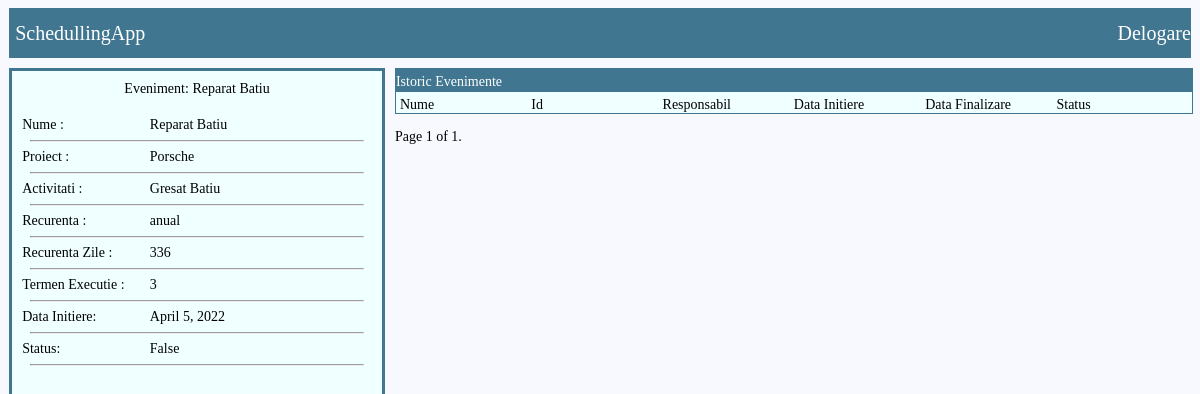
The page /events/eveniment_template/7/ (signed in) on the database as committed earlier.
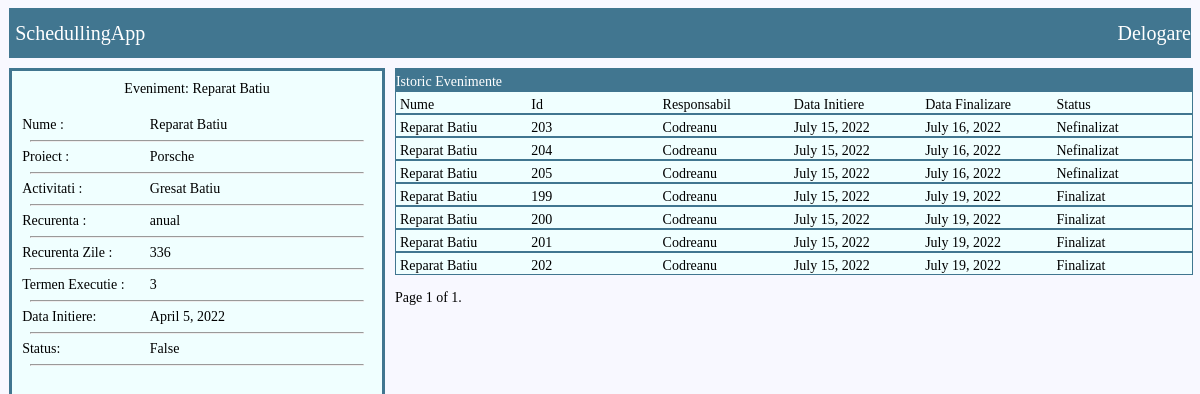
The same page on the database as committed later.
### EVENTS/models.py (models this page shows, shortened)
class Eveniment_Template(models.Model):
	nume = models.CharField(max_length=100)
	proiect=models.ForeignKey(Proiect,related_name='evenimente',on_delete=models.CASCADE,null=True, blank=True)
	responsabil=models.ForeignKey(User,related_name='eveniment_temp',on_delete=models.CASCADE)
	activitati_necesare=models.TextField(max_length=300)
	CHOICES=[('saptamanal', 'saptamanal') , ('lunar','lunar') , ('anual','anual') , ('2ani','2ani') ]
	recurenenta=models.CharField(choices=CHOICES,max_length=100)
	recurenenta_zile=models.IntegerField()
	zile_executie=models.IntegerField()
	an_choice=[(2022,2022),(2023,2023),(2024,2024),(2025,2025),(2026,2026),]
	luna_choice=[(1,1),(2,2),(3,3),(4,4),(5,5),(6,6),(7,7),(8,8),(9,9),(10,10),(11,11),(12,12)]
	zi_choice=[(1,1),(2,2),(3,3),(4,4),(5,5),(6,6),(7,7),(8,8),(9,9),(10,10),(11,11),(12,12),(13,13),(14,14),(15,15),(16,16),(17,17),(18,18),(19,19),(20,20),(21,21),(22,22),(23,23),(24,24),(25,25),(26,26),(27,27),(28,28)]
	an_incepere=models.IntegerField(choices=an_choice)
	luna_incepere=models.IntegerField(choices=luna_choice)
	zi_incepere=models.IntegerField(choices=zi_choice)
	data_initiere=models.DateField(null=True)
	status=models.BooleanField()
	def __str__(self):
		return self.nume

class Eveniment(models.Model):
	responsabil=models.ForeignKey(User,related_name='eveniment_inst',on_delete=models.CASCADE)
	eveniment_template=models.ForeignKey(Eveniment_Template,related_name='eveniment_obj',on_delete=models.CASCADE)
	data_initiere=models.DateField()
	data_finalizare=models.DateField(blank=True)
	status=models.BooleanField() # 1 deschis si nefinalizat 2 deschis si finalizat
	class Meta :
		ordering=['data_finalizare']

### PROJECTS/models.py (models this page shows)
class Proiect (models.Model):
	nume=models.CharField(max_length=30,unique=True)
	id_proiect=models.IntegerField(unique=True)
	descriere=models.CharField(max_length=100)
	def __str__(self):
		return self.nume

### EVENTS/views.py (the view)
# urls.py: path('eveniment_template/<int:eveniment_pk>/',EVENTS_VIEWS.detalii_eveniment_template,name='detalii_eveniment_template'),
@login_required
def detalii_eveniment_template(request,eveniment_pk):
	eveniment_querry=Eveniment_Template.objects.get(pk=eveniment_pk)
	eveniment_querry_instances_req=Eveniment.objects.filter(eveniment_template=eveniment_querry)
	paginator = Paginator(eveniment_querry_instances_req, 40) # Show 25 contacts per page.
	page_number = request.GET.get('page')
	eveniment_querry_instances = paginator.get_page(page_number)
	return render(request,'EVENTS/datalii_eveniment_template.html',{'eveniment':eveniment_querry,'evenimente_instance':eveniment_querry_instances})

### templates/EVENTS/datalii_eveniment_template.html (shortened to what this page needs)
{% extends 'EVENTS/template.html' %}
{% block content %}
<div class="container_detalii_eveniment">
<div class="container_left_detalii_eveniment">
    <div class="nume">Eveniment: {{eveniment.nume}}</div>
    	<div class="row">
			<div class="col_nume">Nume : </div>
			<div class="col_nume_val">{{eveniment.nume}}</div>
		</div>
		<hr/>
		<div class="row">
			<div class="col_nume">Proiect : </div>
			<div class="col_nume_val">{{eveniment.proiect}}</div>
		</div>
		<hr/>
		<div class="row">
			<div class="col_nume">Activitati : </div>
			<div class="col_nume_val">{{eveniment.activitati_necesare}}</div>
		</div>
		<hr/>
		<div class="row">
			<div class="col_nume">Recurenta : </div>
			<div class="col_nume_val">{{eveniment.recurenenta}}</div>
		</div>
		<hr/>
		<div class="row">
			<div class="col_nume">Recurenta Zile : </div>
			<div class="col_nume_val">{{eveniment.recurenenta_zile}}</div>
		</div>
		<hr/>
		<div class="row">
			<div class="col_nume">Termen Executie : </div>
			<div class="col_nume_val">{{eveniment.zile_executie}}</div>
		</div>
		<hr/>
		<div class="row">
			<div class="col_nume">Data Initiere: </div>
			<div class="col_nume_val">{{eveniment.data_initiere}}</div>
		</div>
		<hr/>
		<div class="row">
			<div class="col_nume">Status: </div>
			<div class="col_nume_val">{{eveniment.status}}</div>
		</div>
		<hr/>
</div>
<div class="container_right_detalii_eveniment">
        <div class="row_h">
        	Istoric Evenimente
        </div>
        <div class="row">
        	<div class="col_nume">
                Nume
            </div>
            <div class="col_Id">
                Id
            </div>
            <div class="col_responsabil">
                Responsabil
            </div>
            <div class="col_data_initiere">
                Data Initiere
            </div>
            <div class="col_data_finalizare">
                Data Finalizare
            </div>
            <div class="col_status">
                Status
            </div>
        </div>
{% for eveniment in evenimente_instance %}
        <div class="row">
            <div class="col_nume_val">{{eveniment.eveniment_template}} </div>
            <div class="col_Id_val">{{eveniment.pk}}</div>
            <div class="col_responsabil_val">{{eveniment.responsabil}}</div>
            <div class="col_data_initiere_val">{{eveniment.data_initiere}}</div>
            <div class="col_data_finalizare_val">{{eveniment.data_finalizare}}</div>
            {% if eveniment.status == 0 %}
            <div class="col_status_val">Nefinalizat</div>
            {% else %}
            <div class="col_status_val">Finalizat</div>
            {% endif %}
        </div>
{% endfor %}
<div class="pagination">
    <span class="step-links">
        <span class="current">
            Page {{ evenimente_instance.number }} of {{ evenimente_instance.paginator.num_pages }}.
        </span>
    </span>
</div>
</div>
{% endblock %}

### templates/EVENTS/template.html (shortened to what this page needs)
{% load static %}
<!DOCTYPE html>
<html>
<head>
	<link href="{% static 'css/EVENTS/style.css' %}" rel="stylesheet" type="text/css">
</head>
<body>
	<div class="navbar">
		<div class="navbar_left">
			<a class="navbutton" href="{% url 'PROJECTS:projects_home' %}">SchedullingApp</a>
		</div>
		<div class="navbar_right">
			  	<div class="dropdown">
  					<a class="navbutton" href="{% url 'ACCOUNTS:logout' %}">Delogare</a>
  				</div>
		</div>
	</div>
	{% block content %}
	{% endblock %}
</body>
</html>

### static/css/EVENTS/style.css (style rules this page uses)
body { background-color: #F8F8FF; }
@media screen and (min-width: 800px) { .navbar { height: 50px; background-color: #417690; display: flex; align-items: center; margin-left: 0.1vw; margin-right: 0.1vw; } }
@media screen and (min-width: 800px) { .navbar_left { width: 50%; height: 100%; display: flex; align-items: center; } }
@media screen and (min-width: 800px) { .navbar_right { width: 50%; height: 100%; display: flex; justify-content: right; align-items: center; } }
@media screen and (min-width: 800px) { .navbar a { color :white; text-decoration: none; } }
@media screen and (min-width: 800px) { .navbutton { padding-left:0.5vw; font-size: 20px; } }
@media screen and (min-width: 800px) { .dropdown { float: left; overflow: hidden; } }
.container_detalii_eveniment { display: flex; flex-direction: row; font-size: 14px; }
.container_left_detalii_eveniment { margin-top: 10px; margin-left: 0.1vw; height: 100vh; width: 550px; background-color: #F0FFFF; display: flex; flex-direction: column; border-style: solid; border-color: #417690; border-size: 1px; }
.container_left_detalii_eveniment hr { width: 90%; color : #417690; }
.container_left_detalii_eveniment .nume { margin-top: 10px; width: 100%; display: flex; justify-content: center; margin-bottom: 20px; }
.container_left_detalii_eveniment .row { width: 100%; display: flex; justify-content:center; align-items: center; margin-left: 5px; }
.container_left_detalii_eveniment .row .col_nume { width: 35%; display: flex; justify-content:left; align-items: center; padding-left: 5px; }
.container_left_detalii_eveniment .row .col_nume_val { width: 65%; display: flex; justify-content:left; align-items: center; }
.container_left_detalii_eveniment hr { width: 90%; }
.container_right_detalii_eveniment { width: 100%; margin-top: 10px; padding-left: 10px; padding-right: 0.1vw; }
.container_right_detalii_eveniment .row_h { width: 100%; display: flex; align-items: center; justify-content: left; color: white; background-color: #417690; border-style: solid; border-color: #417690 ; border-width: 1px; padding-top: 5px; }
.col_nume { width:16.5%; }
.col_Id { width:16.5%; }
.col_responsabil { width:16.5%; }
.col_data_initiere { width:16.5%; }
.col_data_finalizare { width:16.5%; }
.col_status { width:16.5%; }
.container_right_detalii_eveniment .row { width: 100%; display: flex; align-items: center; justify-content: center; background-color: #F0FFFF; border-style: solid; border-color: #417690 ; border-width: 1px; padding-top: 5px; }
.col_nume_val { width:16.5%; }
.col_Id_val { width:16.5%; }
.col_responsabil_val { width:16.5%; }
.col_data_initiere_val { width:16.5%; }
.col_data_finalizare_val { width:16.5%; }
.col_status_val { width:16.5%; }
.pagination { margin-top: 15px; }

Rows that differ between the two databases and show on the page:
added Eveniment: eveniment_template "Reparat Batiu", pk "203", responsabil "Codreanu", data_initiere "July 15, 2022", data_finalizare "July 16, 2022", status "Nefinalizat"
added Eveniment: eveniment_template "Reparat Batiu", pk "204", responsabil "Codreanu", data_initiere "July 15, 2022", data_finalizare "July 16, 2022", status "Nefinalizat"
added Eveniment: eveniment_template "Reparat Batiu", pk "205", responsabil "Codreanu", data_initiere "July 15, 2022", data_finalizare "July 16, 2022", status "Nefinalizat"
added Eveniment: eveniment_template "Reparat Batiu", pk "199", responsabil "Codreanu", data_initiere "July 15, 2022", data_finalizare "July 19, 2022", status "Finalizat"
added Eveniment: eveniment_template "Reparat Batiu", pk "200", responsabil "Codreanu", data_initiere "July 15, 2022", data_finalizare "July 19, 2022", status "Finalizat"
added Eveniment: eveniment_template "Reparat Batiu", pk "201", responsabil "Codreanu", data_initiere "July 15, 2022", data_finalizare "July 19, 2022", status "Finalizat"
added Eveniment: eveniment_template "Reparat Batiu", pk "202", responsabil "Codreanu", data_initiere "July 15, 2022", data_finalizare "July 19, 2022", status "Finalizat"
